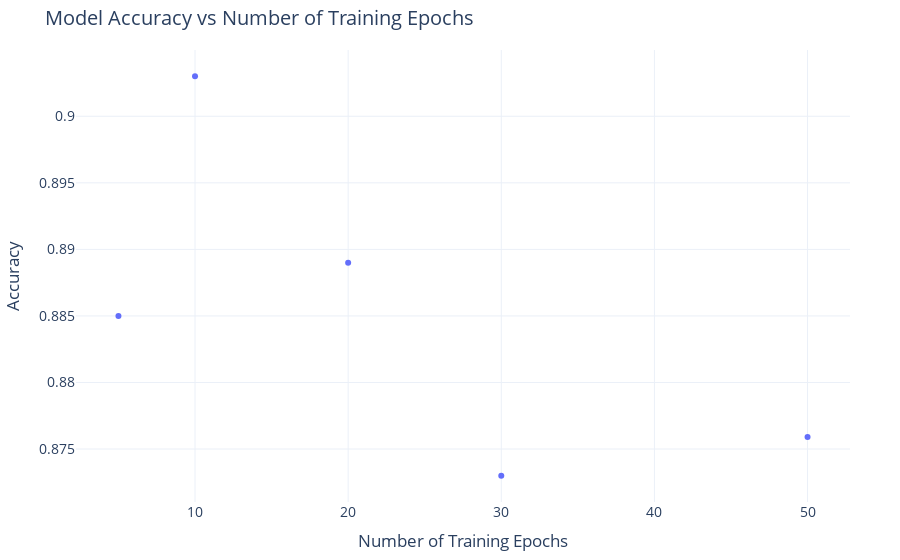

Notebook code cell kept with this figure:
### Code cell
import plotly.express as px

# Example data
epochs = [5, 10, 20, 30, 50]
accuracy = [0.885, 0.903, 0.889, 0.873, 0.8759]

# Create the scatter plot
fig = px.scatter(
    x=epochs,
    y=accuracy,
    title='Model Accuracy vs Number of Training Epochs',
    labels={
        'x': 'Number of Training Epochs',
        'y': 'Accuracy'
    }
)

# Add a line to connect the data points
fig.update_traces(mode='markers')

# Customize the layout for a professional look
fig.update_layout(
    template='plotly_white',
    font=dict(size=14),
    margin=dict(l=50, r=50, t=50, b=50),
)

# Show the plot
fig.show()

### Figure 1 — Plotly figure (JSON) as saved in the notebook; plotly's stock layout.template omitted (floating-point values rounded to 4 significant figures)
{"data": [{"hovertemplate": "Number of Training Epochs=%{x}<br>Accuracy=%{y}<extra></extra>", "legendgroup": "", "marker": {"color": "#636efa", "symbol": "circle"}, "mode": "markers", "name": "", "orientation": "v", "showlegend": false, "type": "scatter", "x": [5, 10, 20, 30, 50], "xaxis": "x", "y": [0.885, 0.903, 0.889, 0.873, 0.8759], "yaxis": "y"}], "layout": {"font": {"size": 14}, "legend": {"tracegroupgap": 0}, "margin": {"b": 50, "l": 50, "r": 50, "t": 50}, "title": {"text": "Model Accuracy vs Number of Training Epochs"}, "xaxis": {"anchor": "y", "domain": [0, 1], "title": {"text": "Number of Training Epochs"}}, "yaxis": {"anchor": "x", "domain": [0, 1], "title": {"text": "Accuracy"}}}}
